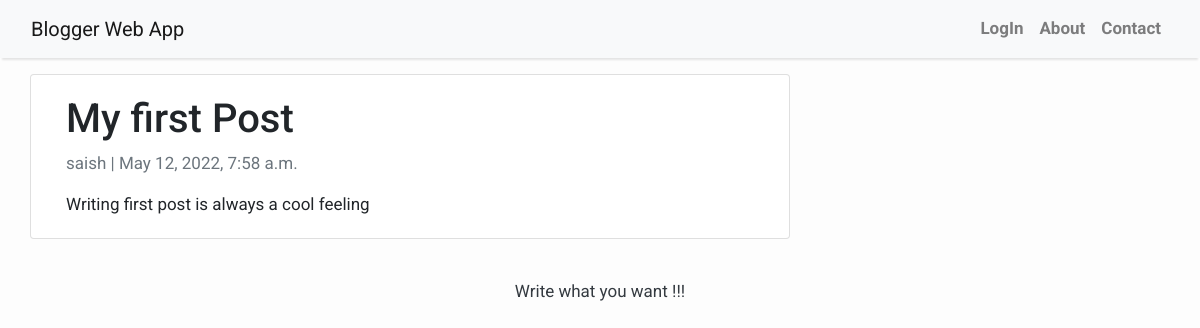
The app's page /my-first-post/ with its own data.
### app/models.py (models this page shows)
class Post(models.Model):
    title = models.CharField(max_length=200, unique=True)
    slug = models.SlugField(max_length=200, unique=True)
    author = models.ForeignKey(User, on_delete= models.CASCADE,related_name='blog_posts')
    updated_on = models.DateTimeField(auto_now= True)
    content = models.TextField()
    created_on = models.DateTimeField(auto_now_add=True)
    status = models.IntegerField(choices=STATUS, default=0)

### app/views.py (the view)
# urls.py: path('<slug:slug>/', views.PostDetail.as_view(), name='post_detail'),
class PostDetail(generic.DetailView):
    model = Post
    template_name = 'post_detail.html'

### templates/post_detail.html (shortened to what this page needs)
{% extends 'base.html' %} {% block content %}
<div class="container">
  <div class="row">
    <div class="col-md-8 card mb-4  mt-3 left  top">
      <div class="card-body">
        <h1>{% block title %} {{ object.title }} {% endblock title %}</h1>
        <p class=" text-muted">{{ post.author }} | {{ post.created_on }}</p>
        <p class="card-text ">{{ object.content | safe }}</p>
      </div>
    </div>
  </div>
</div>
{% endblock content %}

### templates/base.html (style rules this page uses)
body { font-family: "Roboto", sans-serif; font-size: 17px; background-color: #fdfdfd; }

### records on screen
Post: title "My first Post", author "saish", created_on "May 12, 2022, 7:58 a.m.", content "Writing first post is always a cool feeling"
